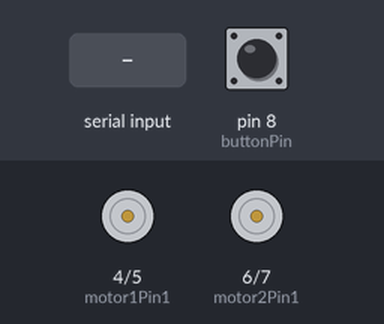
The sketch below on a simulated Arduino Uno, built with avr-gcc and run on an emulated ATmega328P. On the bench: motor-driver pin pairs drawn as motors (green arrow = first pin HIGH = forward, orange = second pin HIGH = backward, longer = more drive). Inputs (shaded band) come from the test bench; at power-on: pin 8 (buttonPin) HIGH. Random numbers use the default seed unless the sketch sets one; what the sketch prints to the serial monitor is not drawn.

Above: at 1.2 s.
1.3 s: "GO\n" received over the second serial link
At 1.6 s:
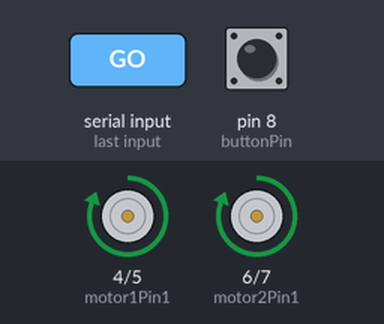
4.3 s: pin 8 (buttonPin) pulled LOW for 0.15 s
5.9 s: "1\n" received over the second serial link
Timing chart, 0 to 8.9 s (numbered marks = the images above; inputs shaded):
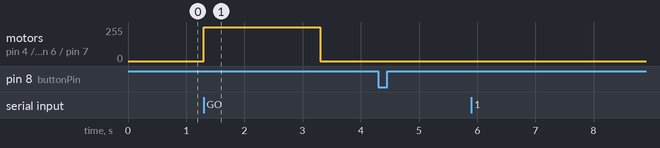

Measured:
- after the input at 1.3 s, motor on pin 4 (motor1Pin1) / pin 5 (motor1Pin2), motor on pin 6 (motor2Pin1) / pin 7 (motor2Pin2): stopped → forward 255/255 at once, → stopped 2.0 s later
- after the input at 4.3 s, every drawn part: stays the same
- after the input at 5.9 s, every drawn part: stays the same

The sketch:

ArCAR.ino
```cpp
#include <SoftwareSerial.h>

const int buttonPin = 8;   // 버튼 핀
SoftwareSerial espSerial(11, 12);  // RX, TX (ESP-01 연결)

// 모터 제어 핀
const int motor1Pin1 = 4;
const int motor1Pin2 = 5;
const int motor2Pin1 = 6;
const int motor2Pin2 = 7;

int numbers[9];   // 12~20 중 셔플할 숫자들
int index = -1;   // -1이면 첫 번째로 11 출력
bool lastState = HIGH;

void setup() {
  pinMode(buttonPin, INPUT_PULLUP);  // 버튼 입력 (내부 풀업)

  // 모터 핀 출력 설정
  pinMode(motor1Pin1, OUTPUT);
  pinMode(motor1Pin2, OUTPUT);
  pinMode(motor2Pin1, OUTPUT);
  pinMode(motor2Pin2, OUTPUT);

  Serial.begin(9600);
  espSerial.begin(9600);
  randomSeed(analogRead(A0));  // 랜덤 시드 초기화
  shuffleNumbers();            // 숫자 셔플
}

void loop() {
  int currentState = digitalRead(buttonPin);

  if (lastState == HIGH && currentState == LOW) {
    int value;

    if (index == -1) {
      value = 11;
    } else {
      value = numbers[index];
    }

    Serial.print("✅ Button Pressed → Send: ");
    Serial.println(value);
    espSerial.println(value);  // ESP로 전송

    index++;

    if (index >= 9) {
      Serial.println("🔁 모든 숫자 출력됨 → 자동 셔플 시작");
      shuffleNumbers();
      index = -1;
    }

    delay(300);  // 디바운스
  }

  lastState = currentState;

  // ESP 수신 확인
  if (espSerial.available()) {
    String msg = espSerial.readStringUntil('\n');
    msg.trim();
    Serial.print("📥 From ESP: ");
    Serial.println(msg);

    if (msg == "GO") {
      Serial.println("🚗 GO 명령 수신 → 전진 시작");
      moveForward(2000);  // 2초 전진
      stopMotors();
    }
  }
}

// 숫자 셔플
void shuffleNumbers() {
  int pool[9] = {12, 13, 14, 15, 16, 17, 18, 19, 20};

  for (int i = 8; i > 0; i--) {
    int j = random(i + 1);
    int temp = pool[i];
    pool[i] = pool[j];
    pool[j] = temp;
  }

  for (int i = 0; i < 9; i++) {
    numbers[i] = pool[i];
  }

  Serial.println("🔀 숫자 배열 셔플 완료 (11 고정, 12~20 랜덤)");
}

// 모터 앞으로 전진
void moveForward(int duration) {
  digitalWrite(motor1Pin1, HIGH);
  digitalWrite(motor1Pin2, LOW);
  digitalWrite(motor2Pin1, HIGH);
  digitalWrite(motor2Pin2, LOW);

  delay(duration);
}

// 모터 정지
void stopMotors() {
  digitalWrite(motor1Pin1, LOW);
  digitalWrite(motor1Pin2, LOW);
  digitalWrite(motor2Pin1, LOW);
  digitalWrite(motor2Pin2, LOW);

  Serial.println("⛔ 모터 정지");
}
```
